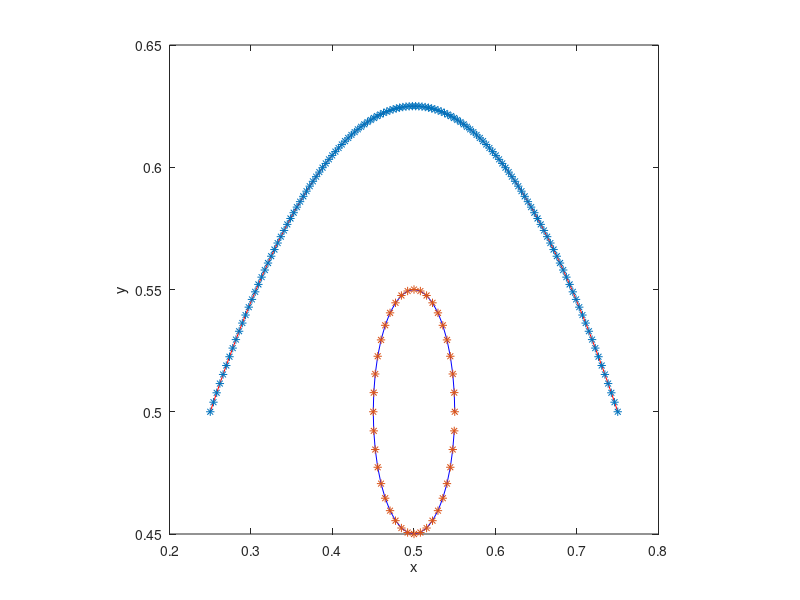

Here is the MATLAB script that generated this plot:
%-------------------------------------------------------------------------------------------------------------------%
%
% IB2d is an Immersed Boundary Code (IB) for solving fully coupled non-linear 
% 	fluid-structure interaction models. This version of the code is based off of
%	Peskin's Immersed Boundary Method Paper in Acta Numerica, 2002.
%
% Author: Nicholas A. Battista
% Email:  nick.battista@unc.edu
% Date Created: May 27th, 2015
% Institution: UNC-CH
%
% This code is capable of creating Lagrangian Structures using:
% 	1. Springs
% 	2. Beams (*torsional springs)
% 	3. Target Points
%	4. Muscle-Model (combined Force-Length-Velocity model, "HIll+(Length-Tension)")
%
% One is able to update those Lagrangian Structure parameters, e.g., spring constants, resting %%	lengths, etc
% 
% There are a number of built in Examples, mostly used for teaching purposes. 
% 
% If you would like us %to add a specific muscle model, please let Nick (nick.battista@unc.edu) know.
%
%--------------------------------------------------------------------------------------------------------------------%

%%%%%%%%%%%%%%%%%%%%%%%%%%%%%%%%%%%%%%%%%%%%%%%%%%%%%%%%%%%%%%%%%%%%%%%%%%%%%%%%
%
% FUNCTION: creates the BEAM-EXAMPLE geometry and prints associated input files
%
%%%%%%%%%%%%%%%%%%%%%%%%%%%%%%%%%%%%%%%%%%%%%%%%%%%%%%%%%%%%%%%%%%%%%%%%%%%%%%%%

function Beam_and_Cells()

%
% Grid Parameters (MAKE SURE MATCHES IN input2d !!!)
%
Nx =  64;        % # of Eulerian Grid Pts. in x-Direction (MUST BE EVEN!!!)
Ny =  64;        % # of Eulerian Grid Pts. in y-Direction (MUST BE EVEN!!!)
Lx = 1.0;        % Length of Eulerian Grid in x-Direction
Ly = 1.0;        % Length of Eulerian Grid in y-Direction


% Immersed Structure Geometric / Dynamic Parameters %
N = 2*Nx;        % Number of Lagrangian Pts. (2x resolution of Eulerian grid)
a = 0.5;         % Length of beam (only in x-coordinate)
ds = Lx/(2*Nx);  % Lagrangian spacing
struct_name = 'Beam_and_Cells'; % Name for .vertex, .spring, .beam, .target, etc files.
r = 0.05;        % radii of circular cell
x0 = 0.5;
y0 = 0.5;

% Call function to construct geometry
[xLag,yLag] = give_Me_Immsersed_Boundary_Geometry(N,Lx,a);         % GIVES BEAM
[xLag2,yLag2] = give_Me_Immsersed_Boundary_Geometry_Cell(ds,r,x0,y0);    % GIVES CELL

% Plot Geometry to test
plot(xLag,yLag,'r-'); hold on;
plot(xLag,yLag,'*'); hold on;
plot(xLag2,yLag2,'b-'); hold on;
plot(xLag2,yLag2,'*'); hold on;
xlabel('x'); ylabel('y');
axis square;

% BOOK KEEPING FOR PRINTING INPUT FILES
len_beam = length(xLag);                    % # of beam pts
xLag = [xLag xLag2]; yLag = [yLag yLag2];   % # combine into single vector
yLag = yLag + 0.25;                         % just change vertical placement of geometry

% Prints .vertex file!
print_Lagrangian_Vertices(xLag,yLag,struct_name);

% Prints .spring file! 
k_Spring = 5e7; ds_Rest = a/(N-1);
print_Lagrangian_Springs(xLag,yLag,k_Spring,ds_Rest,struct_name,len_beam)


% Prints .beam file! (TORSIONAL SPRINGS)
%k_Beam = 7.5e10; C = 0.0;
%print_Lagrangian_Beams(xLag,yLag,k_Beam,C,struct_name)


% Prints .nonInv_beam file! (NON-INVARIANT))
k_Beam = 3.0e10; 
print_Lagrangian_nonInv_Beams(xLag(1:len_beam),yLag(1:len_beam),k_Beam,struct_name)

% Prints .target file! 
k_Target = 2e8;
print_Lagrangian_Target_Pts(xLag(1:len_beam),k_Target,struct_name)



%%%%%%%%%%%%%%%%%%%%%%%%%%%%%%%%%%%%%%%%%%%%%%%%%%%%%%%%%%%%%%%%%%%%%%%%
%
% FUNCTION: prints VERTEX points to a file called rubberband.vertex
%
%%%%%%%%%%%%%%%%%%%%%%%%%%%%%%%%%%%%%%%%%%%%%%%%%%%%%%%%%%%%%%%%%%%%%%%%

function print_Lagrangian_Vertices(xLag,yLag,struct_name)

    N = length(xLag);

    vertex_fid = fopen([struct_name '.vertex'], 'w');

    fprintf(vertex_fid, '%d\n', N );

    %Loops over all Lagrangian Pts.
    for s = 1:N
        X_v = xLag(s);
        Y_v = yLag(s);
        fprintf(vertex_fid, '%1.16e %1.16e\n', X_v, Y_v);
    end

    fclose(vertex_fid); 
    
%%%%%%%%%%%%%%%%%%%%%%%%%%%%%%%%%%%%%%%%%%%%%%%%%%%%%%%%%%%%%%%%%%%%%%%%
%
% FUNCTION: prints Vertex points to a file called rubberband.vertex
%
%%%%%%%%%%%%%%%%%%%%%%%%%%%%%%%%%%%%%%%%%%%%%%%%%%%%%%%%%%%%%%%%%%%%%%%%

function print_Lagrangian_Target_Pts(xLag,k_Target,struct_name)

    N = length(xLag);

    target_fid = fopen([struct_name '.target'], 'w');

    fprintf(target_fid, '%d\n', 2 );

    fprintf(target_fid, '%d %1.16e\n', 1, k_Target);
    fprintf(target_fid, '%d %1.16e\n', N, k_Target);

    fclose(target_fid); 
 
    

%%%%%%%%%%%%%%%%%%%%%%%%%%%%%%%%%%%%%%%%%%%%%%%%%%%%%%%%%%%%%%%%%%%%%%%%%%%%%%%%%%%%%
%
% FUNCTION: prints BEAM (NON-INVARIANT) points to a file called rubberband.nonInv_beam
%
%%%%%%%%%%%%%%%%%%%%%%%%%%%%%%%%%%%%%%%%%%%%%%%%%%%%%%%%%%%%%%%%%%%%%%%%%%%%%%%%%%%%%

function print_Lagrangian_nonInv_Beams(xLag,yLag,k_Beam,struct_name)

    % k_Beam: beam stiffness
    % C: beam curvature
    
    N = length(xLag); % NOTE: Total number of beams = Number of Total Lag Pts. - 2

    beam_fid = fopen([struct_name '.nonInv_beam'], 'w');

    fprintf(beam_fid, '%d\n', N-2 );

    %spring_force = kappa_spring*ds/(ds^2);

    %BEAMS BETWEEN VERTICES
    for s = 2:N-1
            if  s <= N-1         
                fprintf(beam_fid, '%d %d %d %1.16e %1.16e %1.16e\n',s-1, s, s+1, k_Beam, 0, 0);  
            else
                %Case s=N
                fprintf(beam_fid, '%d %d %d %1.16e %1.16e %1.16e\n',s-1, s, 1,   k_Beam, 0, 0);  
            end
    end
    fclose(beam_fid); 
    
    
    
%%%%%%%%%%%%%%%%%%%%%%%%%%%%%%%%%%%%%%%%%%%%%%%%%%%%%%%%%%%%%%%%%%%%%%%%%%%%%%%%%%%%%
%
% FUNCTION: prints BEAM (Torsional Spring) points to a file called rubberband.beam
%
%%%%%%%%%%%%%%%%%%%%%%%%%%%%%%%%%%%%%%%%%%%%%%%%%%%%%%%%%%%%%%%%%%%%%%%%%%%%%%%%%%%%%

function print_Lagrangian_Beams(xLag,yLag,k_Beam,C,struct_name)

    % k_Beam: beam stiffness
    % C: beam curvature
    
    N = length(xLag); % NOTE: Total number of beams = Number of Total Lag Pts. - 2

    beam_fid = fopen([struct_name '.beam'], 'w');

    fprintf(beam_fid, '%d\n', N-2 );

    %spring_force = kappa_spring*ds/(ds^2);

    %BEAMS BETWEEN VERTICES
    for s = 2:N-1
            if  s <= N-1         
                fprintf(beam_fid, '%d %d %d %1.16e %1.16e\n',s-1, s, s+1, k_Beam, C);  
            else
                %Case s=N
                fprintf(beam_fid, '%d %d %d %1.16e %1.16e\n',s-1, s, 1,   k_Beam, C);  
            end
    end
    fclose(beam_fid); 


%%%%%%%%%%%%%%%%%%%%%%%%%%%%%%%%%%%%%%%%%%%%%%%%%%%%%%%%%%%%%%%%%%%%%%%%
%
% FUNCTION: prints SPRING points to a file called rubberband.spring
%
%%%%%%%%%%%%%%%%%%%%%%%%%%%%%%%%%%%%%%%%%%%%%%%%%%%%%%%%%%%%%%%%%%%%%%%%

function print_Lagrangian_Springs(xLag,yLag,k_Spring,ds_Rest,struct_name,len_beam)

    N = length(xLag);

    spring_fid = fopen([struct_name '.spring'], 'w');

    fprintf(spring_fid, '%d\n', N-1 );

    %spring_force = kappa_spring*ds/(ds^2);

    %SPRINGS BETWEEN VERTICES ON BEAM
    for s = 1:len_beam
            if s < len_beam         
                fprintf(spring_fid, '%d %d %1.16e %1.16e\n', s, s+1, k_Spring, ds_Rest);  
            end
    end
    
    for s=len_beam+1:N
            if s < N        
                fprintf(spring_fid, '%d %d %1.16e %1.16e\n', s, s+1, k_Spring/100, ds_Rest);  
            else
                fprintf(spring_fid, '%d %d %1.16e %1.16e\n', N, len_beam+1, k_Spring/100, ds_Rest);
            end
    end
    fclose(spring_fid); 
    
    

%%%%%%%%%%%%%%%%%%%%%%%%%%%%%%%%%%%%%%%%%%%%%%%%%%%%%%%%%%%%%%%%%%%%%%%%
%
% FUNCTION: creates the Lagrangian structure geometry
%
%%%%%%%%%%%%%%%%%%%%%%%%%%%%%%%%%%%%%%%%%%%%%%%%%%%%%%%%%%%%%%%%%%%%%%%%

function [xLag,yLag] = give_Me_Immsersed_Boundary_Geometry(N,Lx,a)

% The immsersed structure is a curved line %
ds = a/(N-1);

xLag(1) = -a/2;%Lx/2-a/2;
yLag(1) = 0.0;
for i=2:N
    
    xLag(i) = xLag(i-1) + ds;
    x = xLag(i);
    yLag(i) = -2*( (x)^2 - (a/2)^2 );

end

xLag = xLag + Lx/2;
yLag = yLag + Lx/2;

%%%%%%%%%%%%%%%%%%%%%%%%%%%%%%%%%%%%%%%%%%%%%%%%%%%%%%%%%%%%%%%%%%%%%%%%
%
% FUNCTION: creates the Lagrangian structure geometry
%
%%%%%%%%%%%%%%%%%%%%%%%%%%%%%%%%%%%%%%%%%%%%%%%%%%%%%%%%%%%%%%%%%%%%%%%%

function [xLag,yLag] = give_Me_Immsersed_Boundary_Geometry_Cell(ds,r,x0,y0)

    % ds:      Lagrangian spacing
    % r:       radius
    % (x0,y0): center of circle

Npts = floor(2*pi*r/ds);
theta = linspace(0,2*pi,Npts+1);
theta = theta(1:end-1);

% The immsersed structure is an ellipse %
for i=1:Npts
    
    xLag(i) = x0 + r * cos( theta(i) );
    yLag(i) = y0 + r * sin( theta(i) );
    
end
